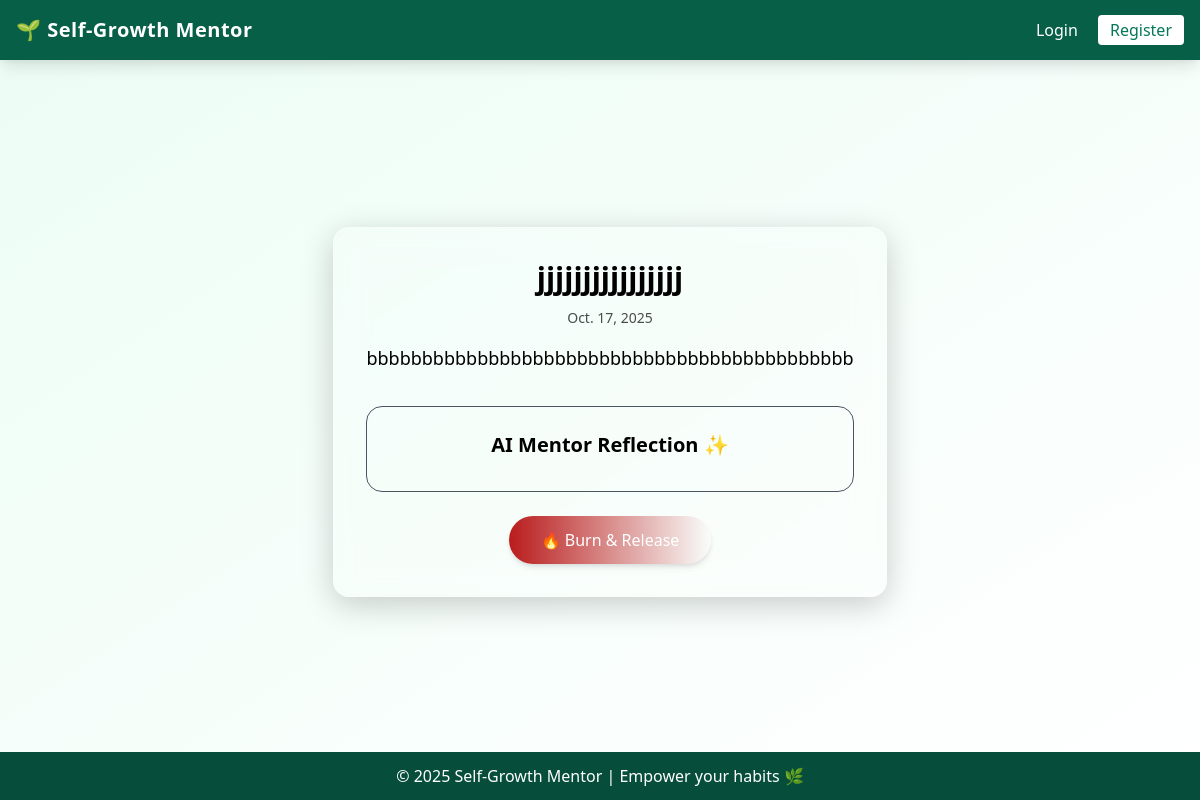
Screenshot of /journal/read/10/ with the database file from the repository.
### journal/models.py (models this page shows, shortened)
class Journal(models.Model):
    user = models.ForeignKey(User, on_delete=models.CASCADE)
    title = models.CharField(max_length=200)
    content = models.TextField()
    mood = models.CharField(max_length=20, choices=MOOD_CHOICES, default='calm')
    reflection = models.TextField(blank=True, null=True)
    date = models.DateField(auto_now_add=True)

### journal/views.py (the view)
# urls.py: path('read/<int:pk>/', views.read_journal, name='read_journal'),
def read_journal(request, pk):
    journal = get_object_or_404(Journal, pk=pk)
    mentor_message = None
    try:
        model = genai.GenerativeModel("gemini-1.5-flash")
        prompt = f"""
        You are a gentle, wise AI mentor. Read this journal entry and give a 3–5 sentence reflection that feels kind, insightful, and motivating.
        Journal:
        {journal.content}
        """
        response = model.generate_content(prompt)
        mentor_message = response.text
    except Exception as e:
        mentor_message = "Your mentor is thinking deeply... please try again later."
    return render(request, "journal/read_journal.html", {
        "journal": journal,
        "mentor_message": mentor_message
    })

### journal/templates/journal/read_journal.html (shortened to what this page needs)
{% extends 'base.html' %}
{% load static %}
{% block content %}
<div class="max-w-3xl mx-auto mt-8 text-center relative">
  <div id="journalCard" class="glass1 p-8 rounded-2xl relative overflow-hidden transition-all duration-700">
    <h2 class="text-3xl font-bold mb-3">{{ journal.title }}</h2>
    <p class="text-sm opacity-70 mb-4">{{ journal.date }}</p>
    <p class="leading-relaxed text-lg">{{ journal.content }}</p>
    <div class="mt-8 p-6 bg-gray-800/30 border border-gray-600 rounded-2xl">
    <h3 class="text-xl font-semibold mb-2 text-amber-400">AI Mentor Reflection ✨</h3>
    </div>
    <button id="burnBtn" class="mt-6 bg-gradient-to-r from-red-700 to-orange-600 text-white py-3 px-8 rounded-full hover:scale-105 transition-all shadow-md">
      🔥 Burn & Release
    </button>
  </div>
</div>
{% endblock %}

### accounts/templates/base.html (style rules this page uses)
body { overflow-y: auto; height: 100vh; }
.glass1 { background: rgba(255, 255, 255, 0.15); backdrop-filter: blur(15px); border: 1px solid rgba(255, 255, 255, 0.25); box-shadow: 0 8px 32px rgba(0, 0, 0, 0.2); }

### rows the page displays
Journal: title "jjjjjjjjjjjjjjjj", date "Oct. 17, 2025", content "bbbbbbbbbbbbbbbbbbbbbbbbbbbbbbbbbbbbbbbbbbbb"
